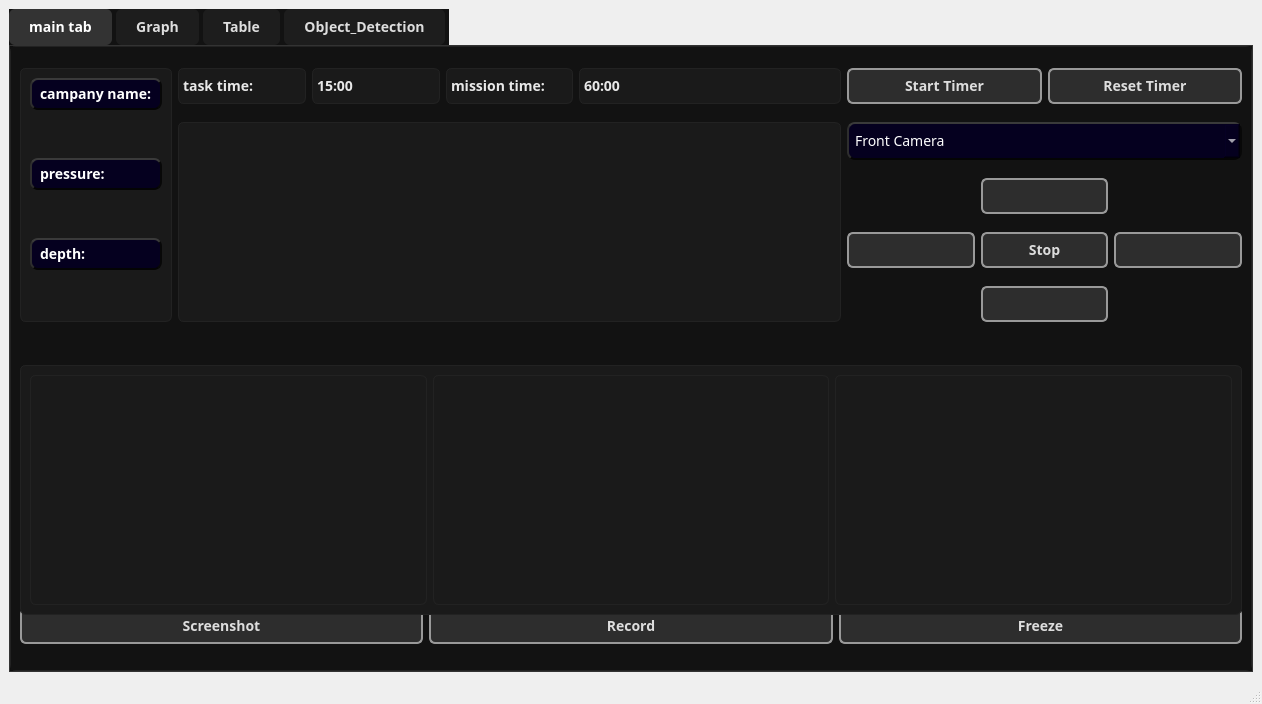
<?xml version="1.0" encoding="UTF-8"?>
<ui version="4.0">
 <class>MainWindow</class>
 <widget class="QMainWindow" name="MainWindow">
  <property name="geometry">
   <rect>
    <x>0</x>
    <y>0</y>
    <width>1262</width>
    <height>704</height>
   </rect>
  </property>
  <property name="minimumSize">
   <size>
    <width>0</width>
    <height>232</height>
   </size>
  </property>
  <property name="font">
   <font>
    <family>Segoe UI</family>
    <pointsize>11</pointsize>
   </font>
  </property>
  <property name="windowTitle">
   <string>MainWindow</string>
  </property>
  <property name="styleSheet">
   <string notr="true"/>
  </property>
  <widget class="QWidget" name="centralwidget">
   <layout class="QGridLayout" name="gridLayout_3">
    <item row="0" column="0">
     <widget class="QTabWidget" name="tabWidget">
      <property name="font">
       <font>
        <family>Segon Ui</family>
        <pointsize>-1</pointsize>
        <weight>75</weight>
        <bold>true</bold>
       </font>
      </property>
      <property name="styleSheet">
       <string notr="true">/* ======================= */
/*   GLOBAL APP BACKGROUND */
/* ======================= */
QWidget {
    background-color: #121212;   /* deep black */
    color: #e8e8e8;              /* white/gray text */
    font-size: 14px;
    font-family: Segon Ui, Arial;
}

/* ======================= */
/*       PUSH BUTTONS       */
/* ======================= */
QPushButton {
    background-color: #1f1f1f;
    color: #eaeaea;
    border: 1px solid #333;
    padding: 8px 14px;
    border-radius: 6px;
}

QPushButton:hover {
    background-color: #2d2d2d;
}

QPushButton:pressed {
    background-color: #3a3a3a;
    border-color: #555;
}

/* ======================= */
/*        LINE EDITS        */
/* ======================= */
QLineEdit, QTextEdit, QPlainTextEdit {
    background-color: #1a1a1a;
    color: white;
    border: 1px solid #333;
    border-radius: 5px;
    padding: 6px;
}

/* ======================= */
/*       COMBO BOXES        */
/* ======================= */
QComboBox {
    background-color: #1a1a1a;
    color: white;
    border: 1px solid #333;
    border-radius: 5px;
    padding: 6px;
}

QComboBox QAbstractItemView {
    background-color: #1a1a1a;
    selection-background-color: #333;
    color: white;
}

/* ======================= */
/*         SLIDERS          */
/* ======================= */
QSlider::groove:horizontal {
    height: 6px;
    background: #333;
    border-radius: 3px;
}

QSlider::handle:horizontal {
    background: #666;
    width: 14px;
    border-radius: 7px;

}
QSlider::groove:vertical {
    background: #333;          /* dark groove */
    width: 6px;                /* slim line */
    border-radius: 3px;
}

QSlider::handle:vertical {
    background: #666;          /* gray handle */
    border: 1px solid #444;
    height: 18px;
    width: 18px;
    margin: -4px 0;            /* allow overlap */
    border-radius: 9px;
}

QSlider::add-page:vertical {
    background: #222;           /* down side */
    border-radius: 3px;
}

QSlider::sub-page:vertical {
    background: #555;           /* up side */
    border-radius: 3px;
}
/* ======================= */
/*         TABLES           */
/* ======================= */
QTableWidget, QTableView {
    background-color: #151515;
    gridline-color: #444;
    border: 1px solid #333;
    color: white;
}

QHeaderView::section {
    background-color: #202020;
    color: #e8e8e8;
    padding: 6px;
    border: 0px;
    border-right: 1px solid #333;
}

QTableWidget::item:selected {
    background-color: #333;
    color: white;
}

/* ======================= */
/*          TABS            */
/* ======================= */
QTabWidget::pane {
    border: 1px solid #333;
    background: #111;
}

QTabBar::tab {
    background: #1d1d1d;
    color: #ddd;
    padding: 8px 20px;
    border-radius: 6px;
    margin-right: 4px;
}

QTabBar::tab:selected {
    background: #333333;
    color: white;
}

QTabBar::tab:hover {
    background: #2a2a2a;
}

/* ======================= */
/*       SCROLLBARS         */
/* ======================= */
QScrollBar:vertical {
    background: #1a1a1a;
    width: 12px;
}

QScrollBar::handle:vertical {
    background: #444;
    border-radius: 6px;
}

QScrollBar::handle:vertical:hover {
    background: #555;
}



/* ======================= */
/*          FRAMES          */
/* ======================= */
QFrame {
    border: 1px solid #222;
    border-radius: 6px;
    background-color: #1a1a1a;
}
/======================/ 
/*      Prograssing Bar    */
/======================/ 
QProgressBar {
    border: 2px solid #444;
    border-radius: 5px;
    background-color: #222;
    text-align: center;
    color: white;
}

QProgressBar::chunk {
    background-color: #00b050;   /* اللون الأخضر */
    width: 10px;
}</string>
      </property>
      <property name="currentIndex">
       <number>0</number>
      </property>
      <widget class="QWidget" name="widget">
       <attribute name="title">
        <string>main tab</string>
       </attribute>
       <layout class="QGridLayout" name="gridLayout_5">
        <item row="0" column="2">
         <widget class="QLabel" name="taskLabel">
          <property name="font">
           <font>
            <family>Segon Ui</family>
            <pointsize>-1</pointsize>
            <weight>75</weight>
            <bold>true</bold>
           </font>
          </property>
          <property name="text">
           <string>15:00</string>
          </property>
         </widget>
        </item>
        <item row="8" column="0" colspan="9">
         <layout class="QHBoxLayout" name="horizontalLayout_3">
          <item>
           <widget class="QPushButton" name="screenshot">
            <property name="font">
             <font>
              <family>Segon Ui</family>
              <pointsize>-1</pointsize>
              <weight>75</weight>
              <bold>true</bold>
             </font>
            </property>
            <property name="styleSheet">
             <string notr="true">QPushButton {
    background-color: #2d2d2d;          /* same tone as slider sub-page */
    border: 2px solid #999;             /* metallic border like slider lever */
    border-radius: 6px;
    padding: 6px 12px;
    color: #dddddd;
    font-weight: bold;
	
}

/* Hover effect: subtle brightness increase */
QPushButton:hover {
    background-color: #3a3a3a;
    border-color: #ccc;
}

QPushButton:pressed {
    background: qlineargradient(x1:0, y1:0, x2:0, y2:1,
        stop:0 #1a1a2a, stop:0.5 #0a0a1a, stop:1 #00000a);
    color: #a0a0ff;
    border: 2px solid #5555ff;
    text-shadow: 0px 0px 8px rgba(100, 100, 255, 0.7);
    box-shadow: 0px 0px 15px rgba(100, 100, 255, 0.4);
}</string>
            </property>
            <property name="text">
             <string>Screenshot</string>
            </property>
           </widget>
          </item>
          <item>
           <widget class="QPushButton" name="record">
            <property name="font">
             <font>
              <family>Segon Ui</family>
              <pointsize>-1</pointsize>
              <weight>75</weight>
              <bold>true</bold>
             </font>
            </property>
            <property name="styleSheet">
             <string notr="true">QPushButton {
    background-color: #2d2d2d;          /* same tone as slider sub-page */
    border: 2px solid #999;             /* metallic border like slider lever */
    border-radius: 6px;
    padding: 6px 12px;
    color: #dddddd;
    font-weight: bold;
}

/* Hover effect: subtle brightness increase */
QPushButton:hover {
    background-color: #3a3a3a;
    border-color: #ccc;
}

QPushButton:pressed {
    background: qlineargradient(x1:0, y1:0, x2:0, y2:1,
        stop:0 #1a1a2a, stop:0.5 #0a0a1a, stop:1 #00000a);
    color: #a0a0ff;
    border: 2px solid #5555ff;
    text-shadow: 0px 0px 8px rgba(100, 100, 255, 0.7);
    box-shadow: 0px 0px 15px rgba(100, 100, 255, 0.4);
}
</string>
            </property>
            <property name="text">
             <string>Record</string>
            </property>
           </widget>
          </item>
          <item>
           <widget class="QPushButton" name="pushButton">
            <property name="font">
             <font>
              <family>Segon Ui</family>
              <pointsize>-1</pointsize>
              <weight>75</weight>
              <bold>true</bold>
             </font>
            </property>
            <property name="styleSheet">
             <string notr="true">QPushButton {
    background-color: #2d2d2d;          /* same tone as slider sub-page */
    border: 2px solid #999;             /* metallic border like slider lever */
    border-radius: 6px;
    padding: 6px 12px;
    color: #dddddd;
    font-weight: bold;
}

/* Hover effect: subtle brightness increase */
QPushButton:hover {
    background-color: #3a3a3a;
    border-color: #ccc;
}

QPushButton:pressed {
    background: qlineargradient(x1:0, y1:0, x2:0, y2:1,
        stop:0 #1a1a2a, stop:0.5 #0a0a1a, stop:1 #00000a);
    color: #a0a0ff;
    border: 2px solid #5555ff;
    text-shadow: 0px 0px 8px rgba(100, 100, 255, 0.7);
    box-shadow: 0px 0px 15px rgba(100, 100, 255, 0.4);
}</string>
            </property>
            <property name="text">
             <string>Freeze</string>
            </property>
           </widget>
          </item>
         </layout>
        </item>
        <item row="0" column="1">
         <widget class="QLabel" name="label_2">
          <property name="font">
           <font>
            <family>Segon Ui</family>
            <pointsize>-1</pointsize>
            <weight>75</weight>
            <bold>true</bold>
           </font>
          </property>
          <property name="text">
           <string>task time:</string>
          </property>
         </widget>
        </item>
        <item row="0" column="6" colspan="3">
         <layout class="QHBoxLayout" name="horizontalLayout">
          <item>
           <widget class="QPushButton" name="startButton">
            <property name="font">
             <font>
              <family>Segon Ui</family>
              <pointsize>-1</pointsize>
              <weight>75</weight>
              <bold>true</bold>
             </font>
            </property>
            <property name="styleSheet">
             <string notr="true">QPushButton {
    background-color: #2d2d2d;          /* same tone as slider sub-page */
    border: 2px solid #999;             /* metallic border like slider lever */
    border-radius: 6px;
    padding: 6px 12px;
    color: #dddddd;
    font-weight: bold;
}

/* Hover effect: subtle brightness increase */
QPushButton:hover {
    background-color: #3a3a3a;
    border-color: #ccc;
}

QPushButton:pressed {
    background: qlineargradient(x1:0, y1:0, x2:0, y2:1,
        stop:0 #1a1a2a, stop:0.5 #0a0a1a, stop:1 #00000a);
    color: #a0a0ff;
    border: 2px solid #5555ff;
    text-shadow: 0px 0px 8px rgba(100, 100, 255, 0.7);
    box-shadow: 0px 0px 15px rgba(100, 100, 255, 0.4);
}</string>
            </property>
            <property name="text">
             <string>Start Timer</string>
            </property>
           </widget>
          </item>
          <item>
           <widget class="QPushButton" name="resetButton">
            <property name="font">
             <font>
              <family>Segon Ui</family>
              <pointsize>-1</pointsize>
              <weight>75</weight>
              <bold>true</bold>
             </font>
            </property>
            <property name="styleSheet">
             <string notr="true">QPushButton {
    background-color: #2d2d2d;          /* same tone as slider sub-page */
    border: 2px solid #999;             /* metallic border like slider lever */
    border-radius: 6px;
    padding: 6px 12px;
    color: #dddddd;
    font-weight: bold;
}

/* Hover effect: subtle brightness increase */
QPushButton:hover {
    background-color: #3a3a3a;
    border-color: #ccc;
}

QPushButton:pressed {
    background: qlineargradient(x1:0, y1:0, x2:0, y2:1,
        stop:0 #1a1a2a, stop:0.5 #0a0a1a, stop:1 #00000a);
    color: #a0a0ff;
    border: 2px solid #5555ff;
    text-shadow: 0px 0px 8px rgba(100, 100, 255, 0.7);
    box-shadow: 0px 0px 15px rgba(100, 100, 255, 0.4);
}</string>
            </property>
            <property name="text">
             <string>Reset Timer</string>
            </property>
           </widget>
          </item>
         </layout>
        </item>
        <item row="7" column="0" colspan="9">
         <widget class="QFrame" name="frame_2">
          <property name="minimumSize">
           <size>
            <width>500</width>
            <height>250</height>
           </size>
          </property>
          <property name="maximumSize">
           <size>
            <width>16777215</width>
            <height>200</height>
           </size>
          </property>
          <property name="frameShape">
           <enum>QFrame::StyledPanel</enum>
          </property>
          <property name="frameShadow">
           <enum>QFrame::Raised</enum>
          </property>
          <layout class="QGridLayout" name="gridLayout_6">
           <item row="0" column="0">
            <widget class="QLabel" name="camLeft">
             <property name="text">
              <string/>
             </property>
             <property name="scaledContents">
              <bool>true</bool>
             </property>
            </widget>
           </item>
           <item row="0" column="1">
            <widget class="QLabel" name="camDown">
             <property name="text">
              <string/>
             </property>
             <property name="scaledContents">
              <bool>true</bool>
             </property>
            </widget>
           </item>
           <item row="0" column="2">
            <widget class="QLabel" name="camRight">
             <property name="text">
              <string/>
             </property>
             <property name="scaledContents">
              <bool>true</bool>
             </property>
            </widget>
           </item>
          </layout>
         </widget>
        </item>
        <item row="0" column="3">
         <widget class="QLabel" name="label">
          <property name="font">
           <font>
            <family>Segon Ui</family>
            <pointsize>-1</pointsize>
            <weight>75</weight>
            <bold>true</bold>
           </font>
          </property>
          <property name="toolTip">
           <string>&lt;html&gt;&lt;head/&gt;&lt;body&gt;&lt;p align=&quot;center&quot;&gt;mission time:60:00&lt;/p&gt;&lt;p align=&quot;center&quot;&gt;&lt;br/&gt;&lt;/p&gt;&lt;/body&gt;&lt;/html&gt;</string>
          </property>
          <property name="text">
           <string>mission time:</string>
          </property>
         </widget>
        </item>
        <item row="0" column="4" colspan="2">
         <widget class="QLabel" name="missionLabel">
          <property name="font">
           <font>
            <family>Segon Ui</family>
            <pointsize>-1</pointsize>
            <weight>75</weight>
            <bold>true</bold>
           </font>
          </property>
          <property name="text">
           <string>60:00</string>
          </property>
         </widget>
        </item>
        <item row="1" column="6" colspan="3">
         <widget class="QComboBox" name="comboBox">
          <property name="font">
           <font>
            <family>Segon Ui</family>
            <pointsize>-1</pointsize>
           </font>
          </property>
          <property name="styleSheet">
           <string notr="true">/* --- Depth + Outline for all widgets --- */
* {
    border-radius: 8px;

    border-top: 2px solid #3a3a3a;      /* highlight top */
    border-left: 2px solid #2e2e2e;     /* highlight left */
    border-right: 2px solid #080808;    /* shadow right */
    border-bottom: 2px solid #040404;   /* shadow bottom */
}

/* --- Default background for all widgets --- */
* {
    background-color: rgb(5, 0, 31);
    color: #ffffff;
}

/* --- Labels specifically --- */
QLabel {
    background-color: rgb(5, 0, 31);   /* ensure label has same background */
    color: white;                      /* white text */
    padding: 4px;                      /* small space inside */
    border-radius: 8px;
}</string>
          </property>
          <item>
           <property name="text">
            <string>Front Camera</string>
           </property>
          </item>
          <item>
           <property name="text">
            <string>Down Camera</string>
           </property>
          </item>
          <item>
           <property name="text">
            <string>Right Camera</string>
           </property>
          </item>
          <item>
           <property name="text">
            <string>Left Camera</string>
           </property>
          </item>
         </widget>
        </item>
        <item row="2" column="7">
         <widget class="QPushButton" name="Up">
          <property name="styleSheet">
           <string notr="true">QPushButton {
    background-color: #2d2d2d;          /* same tone as slider sub-page */
    border: 2px solid #999;             /* metallic border like slider lever */
    border-radius: 6px;
    padding: 6px 12px;
    color: #dddddd;
    font-weight: bold;
}

/* Hover effect: subtle brightness increase */
QPushButton:hover {
    background-color: #3a3a3a;
    border-color: #ccc;
}

QPushButton:pressed {
    background: qlineargradient(x1:0, y1:0, x2:0, y2:1,
        stop:0 #1a1a2a, stop:0.5 #0a0a1a, stop:1 #00000a);
    color: #a0a0ff;
    border: 2px solid #5555ff;
    text-shadow: 0px 0px 8px rgba(100, 100, 255, 0.7);
    box-shadow: 0px 0px 15px rgba(100, 100, 255, 0.4);
}</string>
          </property>
          <property name="text">
           <string/>
          </property>
          <property name="icon">
           <iconset>
            <normalon>D:/download/arrow-up (1).svg</normalon>
           </iconset>
          </property>
          <property name="iconSize">
           <size>
            <width>24</width>
            <height>24</height>
           </size>
          </property>
         </widget>
        </item>
        <item row="3" column="7">
         <widget class="QPushButton" name="Stop_btn">
          <property name="styleSheet">
           <string notr="true">QPushButton {
    background-color: #2d2d2d;          /* same tone as slider sub-page */
    border: 2px solid #999;             /* metallic border like slider lever */
    border-radius: 6px;
    padding: 6px 12px;
    color: #dddddd;
    font-weight: bold;
}

/* Hover effect: subtle brightness increase */
QPushButton:hover {
    background-color: #3a3a3a;
    border-color: #ccc;
}

QPushButton:pressed {
    background: qlineargradient(x1:0, y1:0, x2:0, y2:1,
        stop:0 #1a1a2a, stop:0.5 #0a0a1a, stop:1 #00000a);
    color: #a0a0ff;
    border: 2px solid #5555ff;
    text-shadow: 0px 0px 8px rgba(100, 100, 255, 0.7);
    box-shadow: 0px 0px 15px rgba(100, 100, 255, 0.4);
}
</string>
          </property>
          <property name="text">
           <string>Stop</string>
          </property>
         </widget>
        </item>
        <item row="3" column="6">
         <widget class="QPushButton" name="Left">
          <property name="minimumSize">
           <size>
            <width>0</width>
            <height>0</height>
           </size>
          </property>
          <property name="styleSheet">
           <string notr="true">QPushButton {
    background-color: #2d2d2d;          /* same tone as slider sub-page */
    border: 2px solid #999;             /* metallic border like slider lever */
    border-radius: 6px;
    padding: 6px 12px;
    color: #dddddd;
    font-weight: bold;
}

/* Hover effect: subtle brightness increase */
QPushButton:hover {
    background-color: #3a3a3a;
    border-color: #ccc;
}

QPushButton:pressed {
    background: qlineargradient(x1:0, y1:0, x2:0, y2:1,
        stop:0 #1a1a2a, stop:0.5 #0a0a1a, stop:1 #00000a);
    color: #a0a0ff;
    border: 2px solid #5555ff;
    text-shadow: 0px 0px 8px rgba(100, 100, 255, 0.7);
    box-shadow: 0px 0px 15px rgba(100, 100, 255, 0.4);
}</string>
          </property>
          <property name="text">
           <string/>
          </property>
          <property name="icon">
           <iconset>
            <normalon>D:/download/arrow-left (1).svg</normalon>
           </iconset>
          </property>
          <property name="iconSize">
           <size>
            <width>24</width>
            <height>24</height>
           </size>
          </property>
         </widget>
        </item>
        <item row="4" column="7">
         <widget class="QPushButton" name="Down">
          <property name="palette">
           <palette>
            <active>
             <colorrole role="WindowText">
              <brush brushstyle="SolidPattern">
               <color alpha="255">
                <red>221</red>
                <green>221</green>
                <blue>221</blue>
               </color>
              </brush>
             </colorrole>
             <colorrole role="Button">
              <brush brushstyle="SolidPattern">
               <color alpha="255">
                <red>45</red>
                <green>45</green>
                <blue>45</blue>
               </color>
              </brush>
             </colorrole>
             <colorrole role="Text">
              <brush brushstyle="SolidPattern">
               <color alpha="255">
                <red>221</red>
                <green>221</green>
                <blue>221</blue>
               </color>
              </brush>
             </colorrole>
             <colorrole role="ButtonText">
              <brush brushstyle="SolidPattern">
               <color alpha="255">
                <red>221</red>
                <green>221</green>
                <blue>221</blue>
               </color>
              </brush>
             </colorrole>
             <colorrole role="Base">
              <brush brushstyle="SolidPattern">
               <color alpha="255">
                <red>45</red>
                <green>45</green>
                <blue>45</blue>
               </color>
              </brush>
             </colorrole>
             <colorrole role="Window">
              <brush brushstyle="SolidPattern">
               <color alpha="255">
                <red>45</red>
                <green>45</green>
                <blue>45</blue>
               </color>
              </brush>
             </colorrole>
             <colorrole role="PlaceholderText">
              <brush brushstyle="NoBrush">
               <color alpha="128">
                <red>221</red>
                <green>221</green>
                <blue>221</blue>
               </color>
              </brush>
             </colorrole>
            </active>
            <inactive>
             <colorrole role="WindowText">
              <brush brushstyle="SolidPattern">
               <color alpha="255">
                <red>221</red>
                <green>221</green>
                <blue>221</blue>
               </color>
              </brush>
             </colorrole>
             <colorrole role="Button">
              <brush brushstyle="SolidPattern">
               <color alpha="255">
                <red>45</red>
                <green>45</green>
                <blue>45</blue>
               </color>
              </brush>
             </colorrole>
             <colorrole role="Text">
              <brush brushstyle="SolidPattern">
               <color alpha="255">
                <red>221</red>
                <green>221</green>
                <blue>221</blue>
               </color>
              </brush>
             </colorrole>
             <colorrole role="ButtonText">
              <brush brushstyle="SolidPattern">
               <color alpha="255">
                <red>221</red>
                <green>221</green>
                <blue>221</blue>
               </color>
              </brush>
             </colorrole>
             <colorrole role="Base">
              <brush brushstyle="SolidPattern">
               <color alpha="255">
                <red>45</red>
                <green>45</green>
                <blue>45</blue>
               </color>
              </brush>
             </colorrole>
             <colorrole role="Window">
              <brush brushstyle="SolidPattern">
               <color alpha="255">
                <red>45</red>
                <green>45</green>
                <blue>45</blue>
               </color>
              </brush>
             </colorrole>
             <colorrole role="PlaceholderText">
              <brush brushstyle="NoBrush">
               <color alpha="128">
                <red>221</red>
                <green>221</green>
                <blue>221</blue>
               </color>
              </brush>
             </colorrole>
            </inactive>
            <disabled>
             <colorrole role="WindowText">
              <brush brushstyle="SolidPattern">
               <color alpha="255">
                <red>221</red>
                <green>221</green>
                <blue>221</blue>
               </color>
              </brush>
             </colorrole>
             <colorrole role="Button">
              <brush brushstyle="SolidPattern">
               <color alpha="255">
                <red>45</red>
                <green>45</green>
                <blue>45</blue>
               </color>
              </brush>
             </colorrole>
             <colorrole role="Text">
              <brush brushstyle="SolidPattern">
               <color alpha="255">
                <red>221</red>
                <green>221</green>
                <blue>221</blue>
               </color>
              </brush>
             </colorrole>
             <colorrole role="ButtonText">
              <brush brushstyle="SolidPattern">
               <color alpha="255">
                <red>221</red>
                <green>221</green>
                <blue>221</blue>
               </color>
              </brush>
             </colorrole>
             <colorrole role="Base">
              <brush brushstyle="SolidPattern">
               <color alpha="255">
                <red>45</red>
                <green>45</green>
                <blue>45</blue>
               </color>
              </brush>
             </colorrole>
             <colorrole role="Window">
              <brush brushstyle="SolidPattern">
               <color alpha="255">
                <red>45</red>
                <green>45</green>
                <blue>45</blue>
               </color>
              </brush>
             </colorrole>
             <colorrole role="PlaceholderText">
              <brush brushstyle="NoBrush">
               <color alpha="128">
                <red>221</red>
                <green>221</green>
                <blue>221</blue>
               </color>
              </brush>
             </colorrole>
            </disabled>
           </palette>
          </property>
          <property name="styleSheet">
           <string notr="true">QPushButton {
    background-color: #2d2d2d;          /* same tone as slider sub-page */
    border: 2px solid #999;             /* metallic border like slider lever */
    border-radius: 6px;
    padding: 6px 12px;
    color: #dddddd;
    font-weight: bold;
}

/* Hover effect: subtle brightness increase */
QPushButton:hover {
    background-color: #3a3a3a;
    border-color: #ccc;
}

QPushButton:pressed {
    background: qlineargradient(x1:0, y1:0, x2:0, y2:1,
        stop:0 #1a1a2a, stop:0.5 #0a0a1a, stop:1 #00000a);
    color: #a0a0ff;
    border: 2px solid #5555ff;
    text-shadow: 0px 0px 8px rgba(100, 100, 255, 0.7);
    box-shadow: 0px 0px 15px rgba(100, 100, 255, 0.4);
}</string>
          </property>
          <property name="text">
           <string/>
          </property>
          <property name="icon">
           <iconset theme="white">
            <normalon>D:/download/arrow-down (1).svg</normalon>
           </iconset>
          </property>
          <property name="iconSize">
           <size>
            <width>24</width>
            <height>24</height>
           </size>
          </property>
         </widget>
        </item>
        <item row="3" column="8">
         <widget class="QPushButton" name="Right">
          <property name="styleSheet">
           <string notr="true">QPushButton {
    background-color: #2d2d2d;          /* same tone as slider sub-page */
    border: 2px solid #999;             /* metallic border like slider lever */
    border-radius: 6px;
    padding: 6px 12px;
    color: #dddddd;
    font-weight: bold;
}

/* Hover effect: subtle brightness increase */
QPushButton:hover {
    background-color: #3a3a3a;
    border-color: #ccc;
}

QPushButton:pressed {
    background: qlineargradient(x1:0, y1:0, x2:0, y2:1,
        stop:0 #1a1a2a, stop:0.5 #0a0a1a, stop:1 #00000a);
    color: #a0a0ff;
    border: 2px solid #5555ff;
    text-shadow: 0px 0px 8px rgba(100, 100, 255, 0.7);
    box-shadow: 0px 0px 15px rgba(100, 100, 255, 0.4);
}</string>
          </property>
          <property name="text">
           <string/>
          </property>
          <property name="icon">
           <iconset>
            <normalon>D:/download/arrow-right (1).svg</normalon>
           </iconset>
          </property>
          <property name="iconSize">
           <size>
            <width>24</width>
            <height>24</height>
           </size>
          </property>
         </widget>
        </item>
        <item row="0" column="0" rowspan="5">
         <widget class="QFrame" name="frame">
          <property name="font">
           <font>
            <family>Segon Ui</family>
            <pointsize>-1</pointsize>
           </font>
          </property>
          <property name="styleSheet">
           <string notr="true"/>
          </property>
          <property name="frameShape">
           <enum>QFrame::StyledPanel</enum>
          </property>
          <property name="frameShadow">
           <enum>QFrame::Raised</enum>
          </property>
          <layout class="QVBoxLayout" name="verticalLayout">
           <item>
            <widget class="QLabel" name="label_5">
             <property name="font">
              <font>
               <family>Segon Ui</family>
               <pointsize>-1</pointsize>
               <weight>75</weight>
               <bold>true</bold>
              </font>
             </property>
             <property name="styleSheet">
              <string notr="true">/* --- Depth + Outline for all widgets --- */
* {
    border-radius: 8px;

    border-top: 2px solid #3a3a3a;      /* highlight top */
    border-left: 2px solid #2e2e2e;     /* highlight left */
    border-right: 2px solid #080808;    /* shadow right */
    border-bottom: 2px solid #040404;   /* shadow bottom */
}

/* --- Default background for all widgets --- */
* {
    background-color: rgb(5, 0, 31);
    color: #ffffff;
}

/* --- Labels specifically --- */
QLabel {
    background-color: rgb(5, 0, 31);   /* ensure label has same background */
    color: white;                      /* white text */
    padding: 4px;                      /* small space inside */
    border-radius: 8px;
}</string>
             </property>
             <property name="text">
              <string>campany name:</string>
             </property>
            </widget>
           </item>
           <item>
            <spacer name="verticalSpacer">
             <property name="orientation">
              <enum>Qt::Vertical</enum>
             </property>
             <property name="sizeHint" stdset="0">
              <size>
               <width>20</width>
               <height>40</height>
              </size>
             </property>
            </spacer>
           </item>
           <item>
            <widget class="QLabel" name="label_4">
             <property name="font">
              <font>
               <family>Segon Ui</family>
               <pointsize>-1</pointsize>
               <weight>75</weight>
               <bold>true</bold>
              </font>
             </property>
             <property name="styleSheet">
              <string notr="true">/* --- Depth + Outline for all widgets --- */
* {
    border-radius: 8px;

    border-top: 2px solid #3a3a3a;      /* highlight top */
    border-left: 2px solid #2e2e2e;     /* highlight left */
    border-right: 2px solid #080808;    /* shadow right */
    border-bottom: 2px solid #040404;   /* shadow bottom */
}

/* --- Default background for all widgets --- */
* {
    background-color: rgb(5, 0, 31);
    color: #ffffff;
}

/* --- Labels specifically --- */
QLabel {
    background-color: rgb(5, 0, 31);   /* ensure label has same background */
    color: white;                      /* white text */
    padding: 4px;                      /* small space inside */
    border-radius: 8px;
}</string>
             </property>
             <property name="text">
              <string>pressure:</string>
             </property>
            </widget>
           </item>
           <item>
            <spacer name="verticalSpacer_3">
             <property name="orientation">
              <enum>Qt::Vertical</enum>
             </property>
             <property name="sizeHint" stdset="0">
              <size>
               <width>20</width>
               <height>40</height>
              </size>
             </property>
            </spacer>
           </item>
           <item>
            <widget class="QLabel" name="label_6">
             <property name="font">
              <font>
               <family>Segon Ui</family>
               <pointsize>-1</pointsize>
               <weight>75</weight>
               <bold>true</bold>
              </font>
             </property>
             <property name="styleSheet">
              <string notr="true">/* --- Depth + Outline for all widgets --- */
* {
    border-radius: 8px;

    border-top: 2px solid #3a3a3a;      /* highlight top */
    border-left: 2px solid #2e2e2e;     /* highlight left */
    border-right: 2px solid #080808;    /* shadow right */
    border-bottom: 2px solid #040404;   /* shadow bottom */
}

/* --- Default background for all widgets --- */
* {
    background-color: rgb(5, 0, 31);
    color: #ffffff;
}

/* --- Labels specifically --- */
QLabel {
    background-color: rgb(5, 0, 31);   /* ensure label has same background */
    color: white;                      /* white text */
    padding: 4px;                      /* small space inside */
    border-radius: 8px;
}</string>
             </property>
             <property name="text">
              <string>depth:</string>
             </property>
            </widget>
           </item>
           <item>
            <spacer name="verticalSpacer_4">
             <property name="orientation">
              <enum>Qt::Vertical</enum>
             </property>
             <property name="sizeHint" stdset="0">
              <size>
               <width>20</width>
               <height>40</height>
              </size>
             </property>
            </spacer>
           </item>
          </layout>
         </widget>
        </item>
        <item row="1" column="1" rowspan="4" colspan="5">
         <widget class="QLabel" name="mainDisplay">
          <property name="font">
           <font>
            <family>Segon Ui</family>
            <pointsize>-1</pointsize>
           </font>
          </property>
          <property name="text">
           <string/>
          </property>
          <property name="scaledContents">
           <bool>true</bool>
          </property>
         </widget>
        </item>
       </layout>
      </widget>
      <widget class="QWidget" name="Graph">
       <attribute name="title">
        <string>Graph</string>
       </attribute>
       <layout class="QGridLayout" name="gridLayout">
        <item row="0" column="0">
         <layout class="QVBoxLayout" name="graph"/>
        </item>
       </layout>
      </widget>
      <widget class="QWidget" name="Table">
       <attribute name="title">
        <string>Table</string>
       </attribute>
       <layout class="QGridLayout" name="gridLayout_2">
        <item row="1" column="0">
         <widget class="QPushButton" name="calc">
          <property name="minimumSize">
           <size>
            <width>0</width>
            <height>112</height>
           </size>
          </property>
          <property name="styleSheet">
           <string notr="true">QPushButton {
    background-color: #2d2d2d;          /* same tone as slider sub-page */
    border: 2px solid #999;             /* metallic border like slider lever */
    border-radius: 6px;
    padding: 6px 12px;
    color: #dddddd;
    font-weight: bold;
}

/* Hover effect: subtle brightness increase */
QPushButton:hover {
    background-color: #3a3a3a;
    border-color: #ccc;
}

QPushButton:pressed {
    background: qlineargradient(x1:0, y1:0, x2:0, y2:1,
        stop:0 #1a1a2a, stop:0.5 #0a0a1a, stop:1 #00000a);
    color: #a0a0ff;
    border: 2px solid #5555ff;
    text-shadow: 0px 0px 8px rgba(100, 100, 255, 0.7);
    box-shadow: 0px 0px 15px rgba(100, 100, 255, 0.4);
}</string>
          </property>
          <property name="text">
           <string>Calculate Frequency</string>
          </property>
         </widget>
        </item>
        <item row="0" column="0">
         <widget class="QTableWidget" name="Table_2">
          <property name="styleSheet">
           <string notr="true">QTableWidget, QTableView {
    background-color: #151515;
    gridline-color: #444;
    border: 1px solid #333;
    color: white;
}

QHeaderView::section {
    background-color: #202020;
    color: #e8e8e8;
    padding: 6px;
    border: 0px;
    border-right: 1px solid #333;
}

QTableWidget::item:selected {
    background-color: #333;
    color: white;
}
</string>
          </property>
          <attribute name="horizontalHeaderMinimumSectionSize">
           <number>39</number>
          </attribute>
          <attribute name="horizontalHeaderDefaultSectionSize">
           <number>321</number>
          </attribute>
          <attribute name="horizontalHeaderShowSortIndicator" stdset="0">
           <bool>true</bool>
          </attribute>
          <attribute name="horizontalHeaderStretchLastSection">
           <bool>true</bool>
          </attribute>
          <attribute name="verticalHeaderMinimumSectionSize">
           <number>14</number>
          </attribute>
          <attribute name="verticalHeaderDefaultSectionSize">
           <number>71</number>
          </attribute>
          <attribute name="verticalHeaderShowSortIndicator" stdset="0">
           <bool>true</bool>
          </attribute>
          <attribute name="verticalHeaderStretchLastSection">
           <bool>true</bool>
          </attribute>
          <row>
           <property name="text">
            <string>New Row</string>
           </property>
          </row>
          <row>
           <property name="text">
            <string>New Row</string>
           </property>
          </row>
          <row>
           <property name="text">
            <string>New Row</string>
           </property>
          </row>
          <row>
           <property name="text">
            <string>New Row</string>
           </property>
          </row>
          <row>
           <property name="text">
            <string>New Row</string>
           </property>
          </row>
          <column>
           <property name="text">
            <string>Species</string>
           </property>
          </column>
          <column>
           <property name="text">
            <string>Count</string>
           </property>
          </column>
          <column>
           <property name="text">
            <string>Frequency</string>
           </property>
          </column>
         </widget>
        </item>
       </layout>
      </widget>
      <widget class="QWidget" name="tab">
       <attribute name="title">
        <string>ObJect_Detection</string>
       </attribute>
       <layout class="QGridLayout" name="gridLayout_4">
        <item row="0" column="1">
         <widget class="QListWidget" name="listWidget">
          <property name="sizePolicy">
           <sizepolicy hsizetype="Expanding" vsizetype="Expanding">
            <horstretch>0</horstretch>
            <verstretch>0</verstretch>
           </sizepolicy>
          </property>
          <property name="minimumSize">
           <size>
            <width>600</width>
            <height>0</height>
           </size>
          </property>
          <property name="maximumSize">
           <size>
            <width>16777215</width>
            <height>16777215</height>
           </size>
          </property>
         </widget>
        </item>
        <item row="1" column="0" colspan="4">
         <widget class="QPushButton" name="objectdetect">
          <property name="minimumSize">
           <size>
            <width>0</width>
            <height>69</height>
           </size>
          </property>
          <property name="styleSheet">
           <string notr="true">QPushButton {
    background-color: #2d2d2d;          /* same tone as slider sub-page */
    border: 2px solid #999;             /* metallic border like slider lever */
    border-radius: 6px;
    padding: 6px 12px;
    color: #dddddd;
    font-weight: bold;
}

/* Hover effect: subtle brightness increase */
QPushButton:hover {
    background-color: #3a3a3a;
    border-color: #ccc;
}

QPushButton:pressed {
    background: qlineargradient(x1:0, y1:0, x2:0, y2:1,
        stop:0 #1a1a2a, stop:0.5 #0a0a1a, stop:1 #00000a);
    color: #a0a0ff;
    border: 2px solid #5555ff;
    text-shadow: 0px 0px 8px rgba(100, 100, 255, 0.7);
    box-shadow: 0px 0px 15px rgba(100, 100, 255, 0.4);
}</string>
          </property>
          <property name="text">
           <string>Select</string>
          </property>
         </widget>
        </item>
        <item row="0" column="2">
         <widget class="QLabel" name="Object_Label">
          <property name="sizePolicy">
           <sizepolicy hsizetype="Expanding" vsizetype="Expanding">
            <horstretch>0</horstretch>
            <verstretch>0</verstretch>
           </sizepolicy>
          </property>
          <property name="minimumSize">
           <size>
            <width>600</width>
            <height>0</height>
           </size>
          </property>
          <property name="text">
           <string/>
          </property>
         </widget>
        </item>
       </layout>
      </widget>
     </widget>
    </item>
   </layout>
  </widget>
  <widget class="QStatusBar" name="statusbar"/>
 </widget>
 <resources/>
 <connections/>
</ui>
